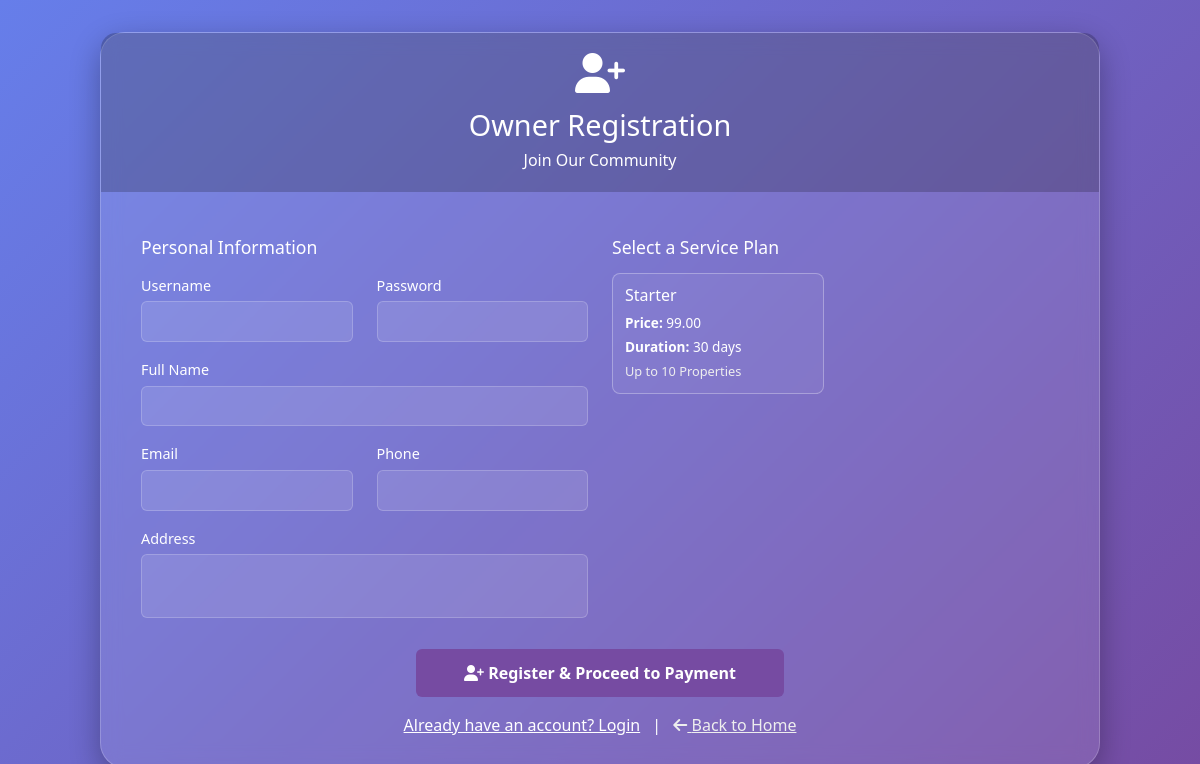
Screenshot of /owner/register.php with the database file from the repository.
### tables this page shows
CREATE TABLE `service_plans` (
  `id` int(11) NOT NULL,
  `name` varchar(100) NOT NULL,
  `description` text,
  `price` decimal(10,2) NOT NULL,
  `duration_days` int(11) NOT NULL,
  `created_at` timestamp NOT NULL DEFAULT CURRENT_TIMESTAMP
);

### owner/register.php (the view, shortened to what this page needs)
<?php
global $conn;
$service_plans = [];
$plans_query = $conn->query("SELECT * FROM service_plans ORDER BY price ASC");
while ($row = $plans_query->fetch_assoc()) {
    $service_plans[] = $row;
}
?>
<!DOCTYPE html>
<html lang="en">
<head>
    <link href="https://cdn.jsdelivr.net/npm/bootstrap@5.3.0/dist/css/bootstrap.min.css" rel="stylesheet">
    <link rel="stylesheet" href="https://cdnjs.cloudflare.com/ajax/libs/font-awesome/6.4.0/css/all.min.css">
</head>
<body>
    <div class="register-container">
        <div class="register-header">
            <i class="fas fa-user-plus"></i>
            <h3>Owner Registration</h3>
            <p class="mb-0">Join Our Community</p>
        </div>
        <div class="register-body">
            <form method="POST">
                <div class="row">
                    <div class="col-lg-6">
                        <h5 class="section-title">Personal Information</h5>
                        <div class="row">
                            <div class="col-md-6 mb-3">
                                <label class="form-label">Username</label>
                                <input type="text" name="username" class="form-control" required value="<?php echo isset($_POST['username']) ? htmlspecialchars($_POST['username']) : ''; ?>">
                            </div>
                            <div class="col-md-6 mb-3">
                                <label class="form-label">Password</label>
                                <input type="password" name="password" class="form-control" required>
                            </div>
                            <div class="col-md-12 mb-3">
                                <label class="form-label">Full Name</label>
                                <input type="text" name="full_name" class="form-control" required value="<?php echo isset($_POST['full_name']) ? htmlspecialchars($_POST['full_name']) : ''; ?>">
                            </div>
                            <div class="col-md-6 mb-3">
                                <label class="form-label">Email</label>
                                <input type="email" name="email" class="form-control" required value="<?php echo isset($_POST['email']) ? htmlspecialchars($_POST['email']) : ''; ?>">
                            </div>
                            <div class="col-md-6 mb-3">
                                <label class="form-label">Phone</label>
                                <input type="text" name="phone" class="form-control" required value="<?php echo isset($_POST['phone']) ? htmlspecialchars($_POST['phone']) : ''; ?>">
                            </div>
                            <div class="col-md-12 mb-3">
                                <label class="form-label">Address</label>
                                <textarea name="address" class="form-control" rows="2" required><?php echo isset($_POST['address']) ? htmlspecialchars($_POST['address']) : ''; ?></textarea>
                            </div>
                        </div>
                    </div>
                    <div class="col-lg-6">
                        <h5 class="section-title">Select a Service Plan</h5>
                        <div class="row">
                            <?php if (!empty($service_plans)): ?>
                                <?php foreach ($service_plans as $plan): ?>
                                    <div class="col-md-6">
                                        <label class="plan-card d-block">
                                            <h6><?php echo htmlspecialchars($plan['name']); ?></h6>
                                            <p class="mb-1"><strong>Price:</strong> <?php echo htmlspecialchars(number_format($plan['price'], 2)); ?></p>
                                            <p class="mb-0"><strong>Duration:</strong> <?php echo htmlspecialchars($plan['duration_days']); ?> days</p>
                                            <small class="text-muted d-block mt-1"><?php echo htmlspecialchars($plan['description']); ?></small>
                                        </label>
                                    </div>
                                <?php endforeach; ?>
                            <?php else: ?>
                                <div class="col-12">
                                    <div class="alert alert-warning">No service plans available. Please contact support.</div>
                                </div>
                            <?php endif; ?>
                        </div>
                    </div>
                </div>
                <button type="submit" class="btn btn-login mt-3">
                    <i class="fas fa-user-plus"></i> Register & Proceed to Payment
                </button>
            </form>
            <div class="text-center mt-3">
                <a href="login.php" class="text-white">Already have an account? Login</a>
                <span class="mx-2">|</span>
                <a href="../index.php" class="text-muted"><i class="fas fa-arrow-left"></i> Back to Home</a>
            </div>
        </div>
    </div>
</body>
</html>

### owner/register.php (style rules this page uses)
body { background: linear-gradient(135deg, #667eea 0%, #764ba2 100%); min-height: 100vh; padding: 20px 10px; display: flex; align-items: center; justify-content: center; }
.register-container { background: rgba(255, 255, 255, 0.1); border-radius: 25px; box-shadow: 0 10px 30px rgba(0,0,0,0.3); max-width: 1000px; width: 90%; border: 1px solid rgba(255, 255, 255, 0.2); backdrop-filter: blur(10px); color: white; }
.register-header { background: rgba(0,0,0,0.2); color: white; padding: 20px 30px; text-align: center; border-radius: 15px 15px 0 0; }
.register-header i { font-size: 2.5rem; margin-bottom: 5px; }
.register-header h3 { margin: 10px 0 5px 0; font-size: 1.8rem; }
.register-body { padding: 30px 40px; }
.form-control { background: rgba(255,255,255,0.1); border: 1px solid rgba(255,255,255,0.2); color: white; padding: 8px 12px; font-size: 0.95rem; }
.form-label { color: white; margin-bottom: 5px; font-size: 0.9rem; }
.mb-3 { margin-bottom: 15px !important; }
.btn-login { background: #764ba2; border: none; width: 40%; padding: 12px; font-weight: 600; color: white; display: block; margin: 20px auto 0; text-align: center; }
.plan-card { border: 1px solid rgba(255,255,255,0.3); border-radius: 8px; padding: 12px; margin-bottom: 15px; cursor: pointer; transition: all 0.3s ease; background: rgba(255,255,255,0.05); }
.plan-card h6 { color: white; font-size: 1rem; margin-bottom: 8px; }
.plan-card p { color: white; font-size: 0.85rem; margin-bottom: 5px; }
.plan-card small { color: #eee; font-size: 0.8rem; }
.text-muted { color: #eee !important; }
.section-title { font-size: 1.1rem; margin-top: 15px; margin-bottom: 15px; color: white; }
textarea.form-control { resize: none; }

### rows the page displays
service_plans: name "Starter", price "99.00", duration_days "30", description "Up to 10 Properties"
